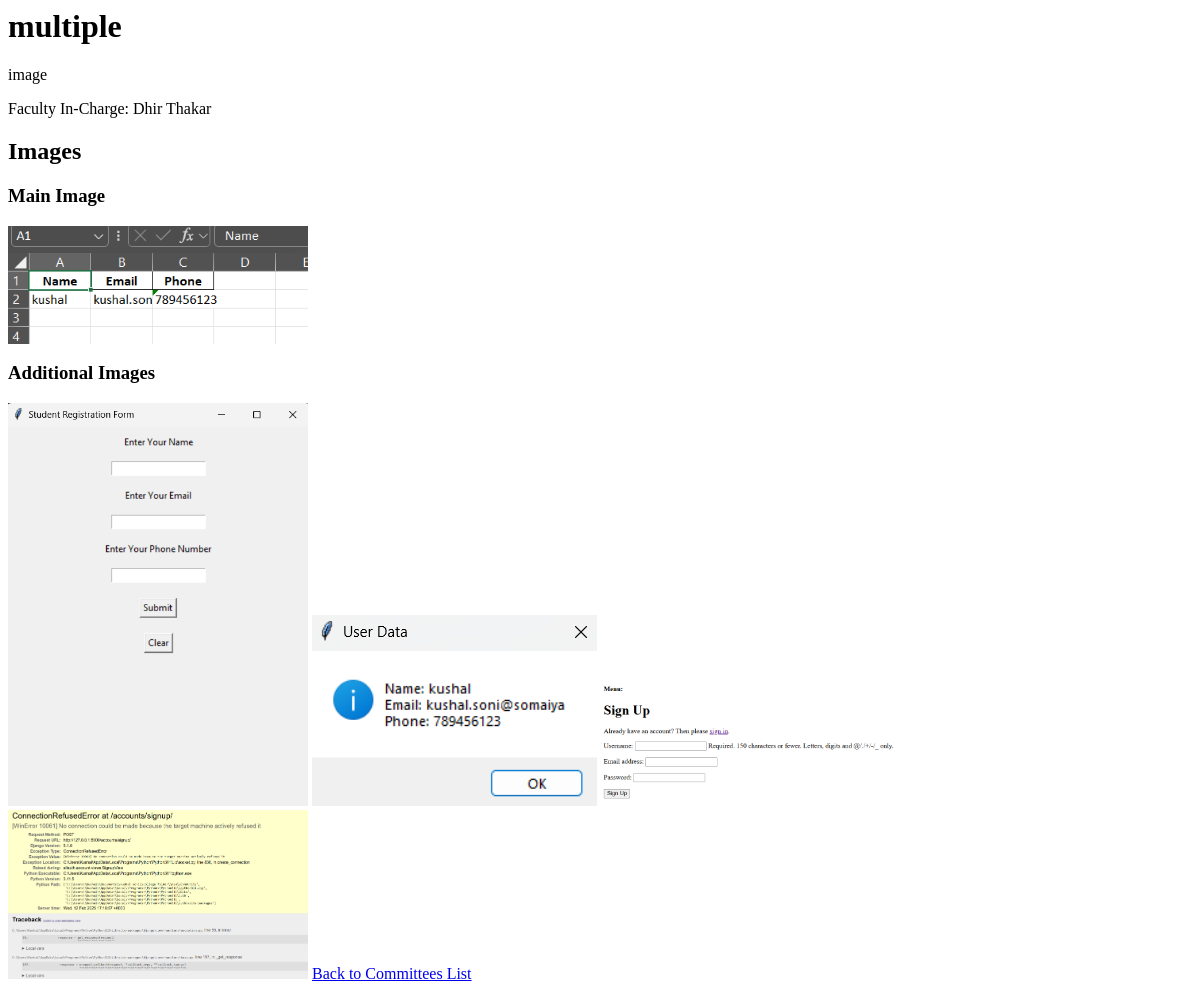
The page /committees/committee/8/ on the database as committed earlier.
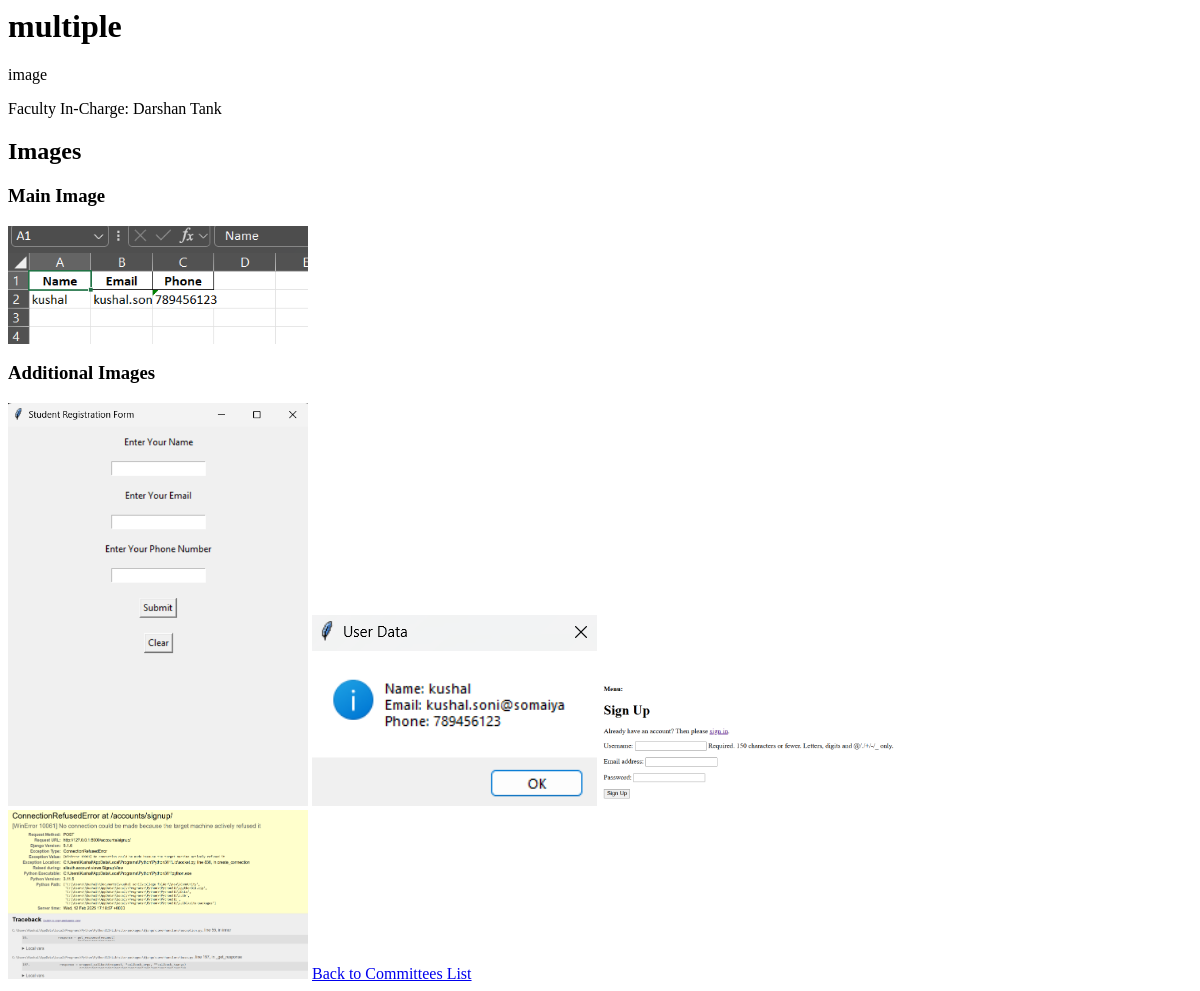
The same page on the database as committed later.
### committees/models.py (models this page shows, shortened)
class Associations(models.Model):
    ROLE_CHOICES = (
        ('committees', 'Committees'),
        ('clubs', 'Clubs')
    )
    id = models.AutoField(primary_key=True)
    name = models.CharField(max_length=255)
    description = models.TextField()
    type = models.CharField(max_length=15, choices=ROLE_CHOICES)
    faculty_incharge = models.ForeignKey('faculty.Faculty', on_delete=models.CASCADE)
    created_at = models.DateTimeField(auto_now_add=True)
    image = models.ImageField(upload_to='association_images/', null=True, blank=True)

### faculty/models.py (models this page shows, shortened)
class Faculty(models.Model):
    id = models.OneToOneField(UserProfile, on_delete=models.CASCADE, primary_key=True)
    department = models.CharField(max_length=100)
    designation = models.CharField(max_length=100,null=True,blank=True)
    locked_dates = models.JSONField(null=True,blank=True)
    permissions = models.JSONField(default=list,null=True,blank=True)

### Login/models.py (models this page shows, shortened)
class UserProfile(models.Model):
    ROLE_CHOICES = (
        ('faculty', 'Faculty'),
        ('core_member', 'Core Member'),
        ('member', 'Member'),
        ('non_participating', 'Non Participating')
    )
    id = models.OneToOneField(settings.AUTH_USER_MODEL, on_delete=models.CASCADE, primary_key=True)
    ssv_id = models.IntegerField(null=True, blank=True, unique=True)  # New field
    full_name = models.CharField(max_length=255)
    role = models.CharField(max_length=20, choices=ROLE_CHOICES,default='non_participating')
    profile_picture = models.ImageField(upload_to='profile_pics/', default='profile_pics/default.jpg',null=True, blank=True)
    created_at = models.DateTimeField(auto_now_add=True)
    updated_at = models.DateTimeField(auto_now=True)

### committees/views.py (the view)
# urls.py: path('committee/<int:pk>/', views.committees_detail, name='committees_detail'),
def committees_detail(request, pk):
    committee = get_object_or_404(Associations, pk=pk)
    url = request.session.get('url')
    print(url)
    context = {
        'committee': committee,
        'url': url
    }
    return render(request, 'committees/committee_detail.html', context)

### committees/templates/committees/committee_detail.html
{% load static %}
<link rel="stylesheet" href="{% static 'css/committee_detail.css' %}">
<h1>{{ committee.name }}</h1>
<p>{{ committee.description }}</p>
<p>Faculty In-Charge: {{ committee.faculty_incharge.id.full_name }}</p>
<h2>Images</h2>
{% if committee.image %}
    <h3>Main Image</h3>
    <img src="{{ committee.image.url }}" alt="Main Committee Image" style="max-width: 300px;">
{% endif %}
<h3>Additional Images</h3>
{% for image in committee.images.all %}
    <img src="{{ image.image.url }}" alt="committees Image" style="max-width: 300px;">
{% empty %}
    <p>No additional images uploaded.</p>
{% endfor %}
<a href="{% url url %}">Back to Committees List</a>

Rows that differ between the two databases and show on the page:
changed Associations "multiple": faculty_incharge.id.full_name "Dhir Thakar" → "Darshan Tank"
